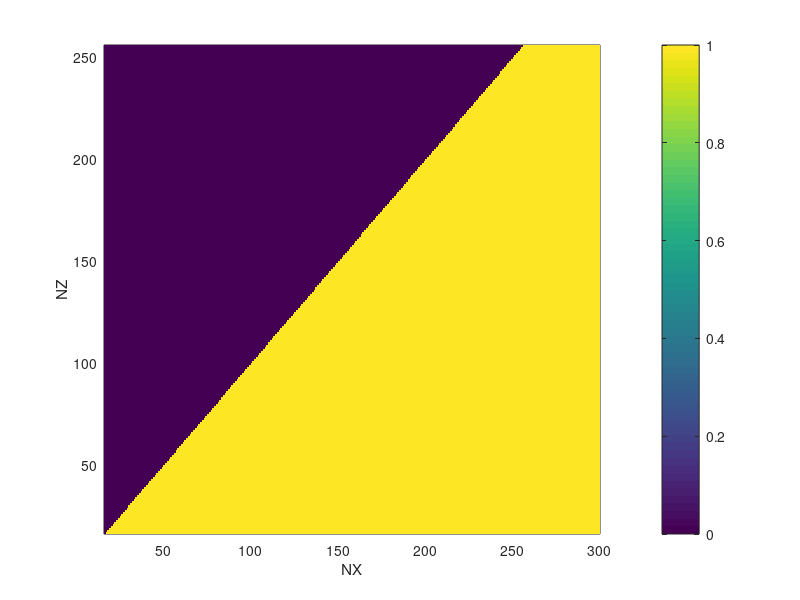

Write MATLAB code to recreate this figure.
% code that test different combinations of grid sizes to see the size of
% global array variables

clc,clear

NX = 32;
NY = 65;
NYP = 33;
NZ = 49;
NZP = 25;

NPROCZ = 2;
NXP = NX/(2*NPROCZ);


disp(' U size: ')
disp((NX+2)*(NZP+2)*(NYP+2))
disp('CU size: ')
disp(2*(NXP+1)*(NZ+2)*(NYP+2))


%% channel

NX = 16:300;
NZ = 16:256;
NPROCZ = 16;
U = zeros(length(NX),length(NZ));
CU = zeros(length(NX),length(NZ));

NZP = NZ/NPROCZ;
NXP = NX/(2*NPROCZ);

for i=1:length(NX)
    for j=1:length(NZ)
        U(i,j) = (NX(i)+2)*(NZP(j)+2);
        CU(i,j) = 2*(NXP(i)+1)*(NZ(j)+2);
    end
end
r = (U>CU)*1.0;

figure
pcolor(NX,NZ,r')
colorbar
shading flat
xlabel('NX'), ylabel('NZ')
